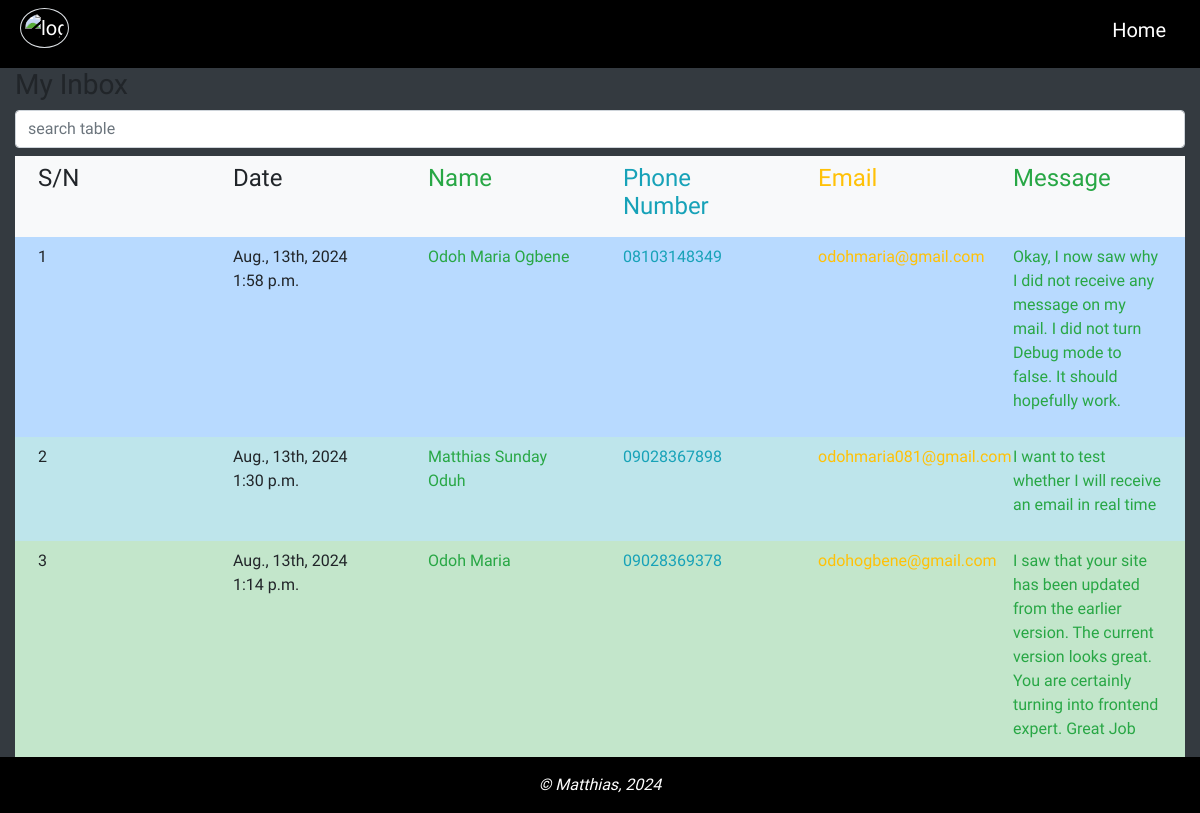
Before: /inbox/ with the older database file.
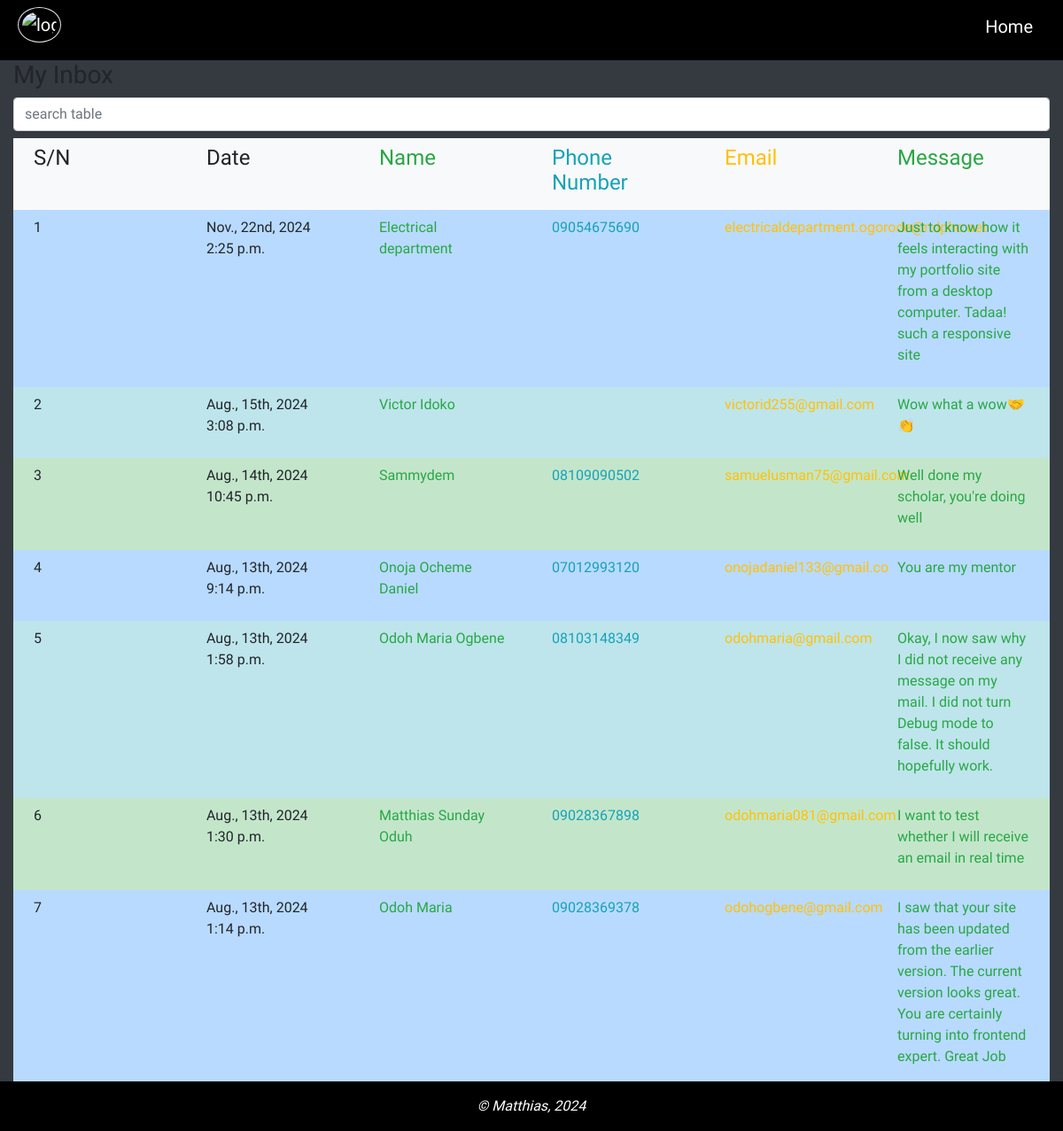
After: the same page with the newer database file.
### myweb/models.py (models this page shows, shortened)
class Message(models.Model):
    name = models.CharField(max_length=40)
    phone_no = models.CharField(max_length=12)
    email = models.EmailField()
    message = models.CharField(max_length=1000000)
    created_at = models.DateTimeField(auto_now_add=True)

### myweb/views.py (the view)
# urls.py: path('inbox/', views.inbox, name="inbox"),
def inbox(request):
    All_msg = Message.objects.all().order_by('-created_at')
    return render(request, 'inbox.html', {'All_msg':All_msg})

### myweb/templates/inbox.html (shortened to what this page needs)
{% extends './home.html' %}
{% load static %}
{% block link %} <link rel="stylesheet" href="{% static '/style.css' %}"> {% endblock %}
{% block navbar %}
<li class="nav-item">
    <a href="/" class="nav-link h5 text-white">Home</a>
</li>
{% endblock %}
{% block main %}
<div class="container-fluid pb-5 bg-dark">
    <p class="h3">My Inbox</p>
    <input type="text" class="form-control my-2" placeholder="search table" id="srch_val">
   <div class="container-fluid d-flex flex-column p-0 table-hover">
    <div class="row bg-light p-0">
        <div class="col-md-2">
            <p class="p-2 text-left h4">S/N</p>
        </div>
        <div class="col-md-2">
            <p class="p-2 text-left h4">Date</p>
        </div>
        <div class="col-md-2">
            <p class="text-success p-2 h4">Name</p>
        </div>
        <div class="col-md-2">
            <p class="text-info p-2 h4">Phone Number</p>
        </div>
        <div class="col-md-2">
            <p class="text-warning p-2 text h4">Email</p>
        </div>
        <div class="col-md-2">
            <p class="text-success p-2 h4">Message</p>
        </div>
    </div>
    {% for item in All_msg %}
    <div class="ro rounded">
        <div class="row p-0 {% cycle 'table-primary' 'table-info' 'table-success' %}">
            <div class="col-md-2">
                <p class="p-2 text-left"> {{forloop.counter}}</p>
            </div>
            <div class="col-md-2">
                <p class="p-2 text-left">{{item.created_at | date:' N, jS, Y f a'}}</p>
            </div>
            <div class="col-md-2">
                <p class="text-success p-2" srch>{{item.name}}</p>
            </div>
            <div class="col-md-2">
                <p class="text-info p-2 ">{{item.phone_no}} </p>
            </div>
            <div class="col-md-2">
                <p class="text-warning p-2 text">{{item.email}} </p>
            </div>
            <div class="col-md-2">
                <p class="text-success p-2">{{item.message}}</p>
            </div>
       </div>
    </div>
    {% endfor %}
   </div>
</div>
{% endblock %}

### myweb/templates/home.html (shortened to what this page needs)
{% load static %}
<!DOCTYPE html>
<html lang="en">
<head>
    <link rel="stylesheet" href="{% static '/css/bootstrap.min.css' %}">
    <link rel="stylesheet" href="{% static '/style.css' %}">
    {% block link %} <link rel="stylesheet" href="{% static '/style.css' %}"> {% endblock %}
</head>
<body id="bd">
    <nav class="navbar navbar-expand-sm  navbar-dark sticky-top py-0"
    style="background-color: black;">
        <a href="#" class="navbar-brand  p-1" style="width: 60px; height: 60px; border-radius: 50%;">
            <img src="{% static '/mvs2.png' %}" alt="logo" class="img-thumbnail" style="width: 100%; height:100%; border-radius: 50%; background-color: black;">
        </a>
        <div class="collapse navbar-collapse mb-0 p-0" id="c" style="width: 100%;">
            <ul class="navbar-nav d-flex justify-content-end" style="width:100%; margin: 0; padding: 10px;">
                {% block navbar %}{% endblock %}
            </ul>
        </div>
    </nav>
    {% block main %}{% endblock %}
{% block footer %}
<div class="container-fluid fixed-bottom d-flex align-items-center justify-content-center p-3"
    style="background-color: black;">
    <p class="text-white my-auto rh" >
        <small style="font-size:1rem; font-weight:300;">&copy; Matthias</small>,
         <span id="f" style="font-size:1rem;"></span>
    </p>
</div>
{% endblock %}
</body>
</html>

### static/style.css (style rules this page uses)
* { padding: 0; margin: 0; box-sizing: border-box; }
#bd { background-image: url("/myweb/myapp/static/vs.png"); background-attachment: fixed; background-size: contain; position: relative; height: 100vh; background-color: rgba(111, 8, 53, 0.9); font-family: 'Lobster Two', 'Poppins', sans-serif; padding-bottom: 40px; position: relative; }
.rh { font-style: italic; }
ul { list-style: none; }
.nav-item { font-size: 2rem; font-weight: 500; position: relative; }
.row { padding-bottom : 40px; margin: 0; }

Changed rows visible on the page:
added Message: created_at "Nov., 22nd, 2024 2:25 p.m.", name "Electrical department", phone_no "09054675690", email "electricaldepartment.ogorode@ndphc.net", message "Just to know how it feels interacting with my portfolio site from a desktop computer. Tadaa! such a responsive site"
added Message: created_at "Aug., 15th, 2024 3:08 p.m.", name "Victor Idoko", email "victorid255@gmail.com", message "Wow what a wow🤝👏"
added Message: created_at "Aug., 14th, 2024 10:45 p.m.", name "Sammydem", phone_no "08109090502", email "samuelusman75@gmail.com", message "Well done my scholar, you're doing well"
added Message: created_at "Aug., 13th, 2024 9:14 p.m.", name "Onoja Ocheme Daniel", phone_no "07012993120", email "onojadaniel133@gmail.co", message "You are my mentor"
